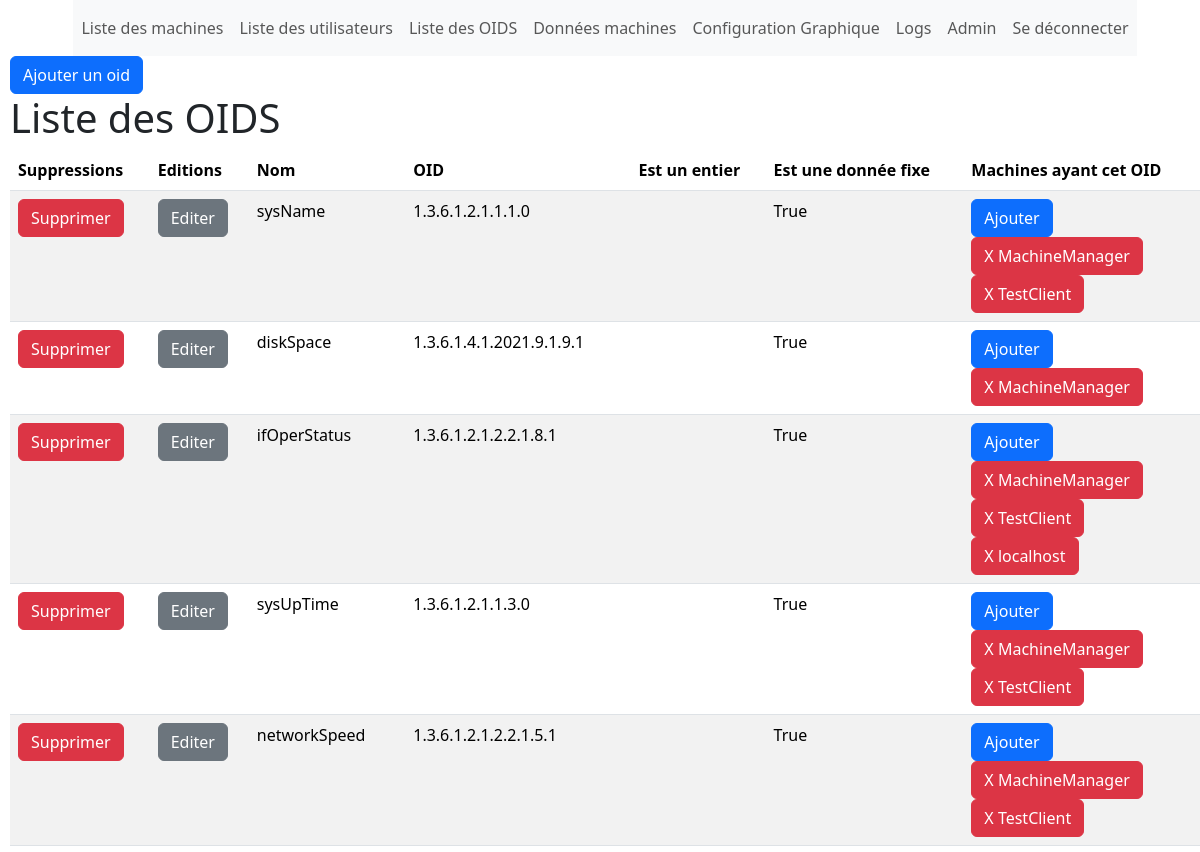
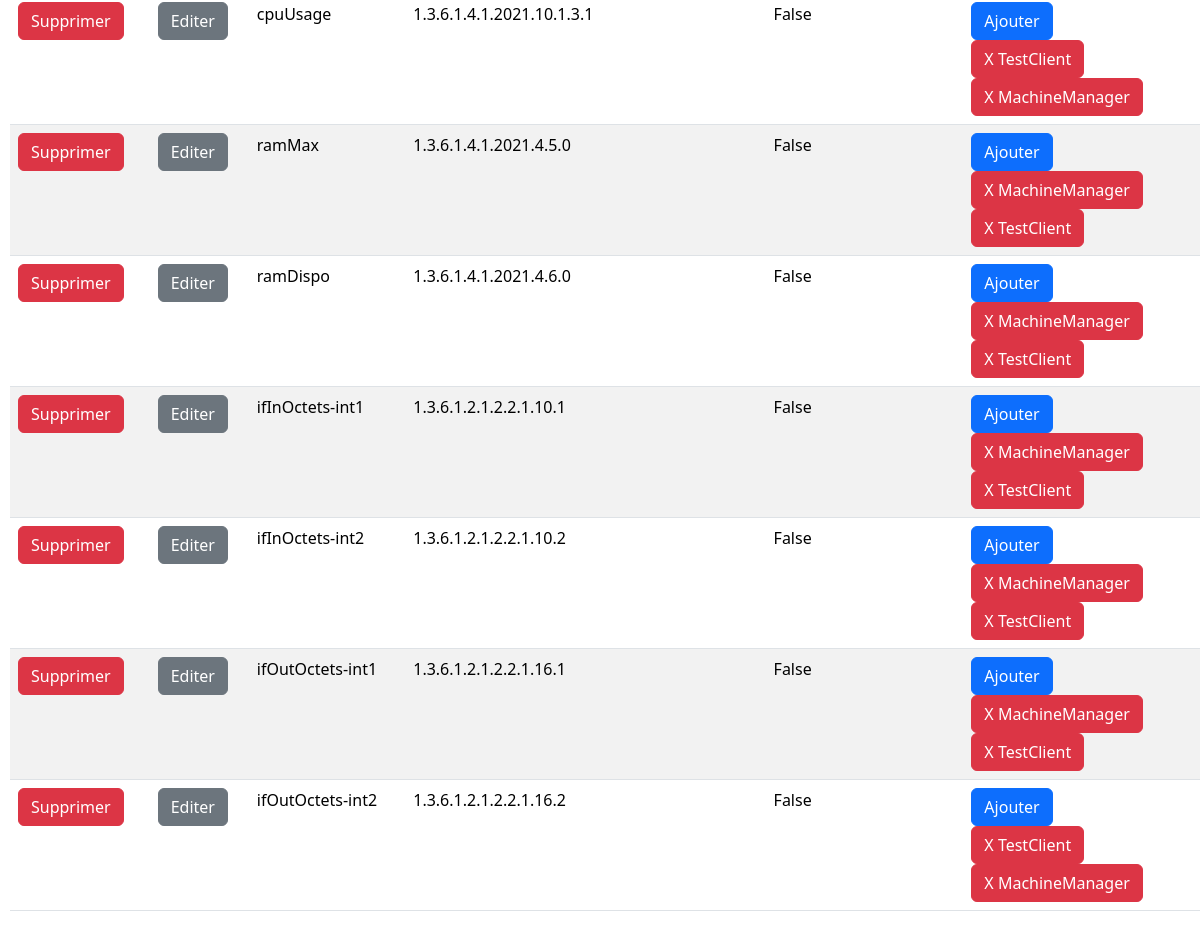
Screenshot of /menu_principal/oids (signed in) with the database file from the repository (2 pictures, top to bottom).
### configuration/models.py (models this page shows, shortened)
class OID(models.Model):
    name = models.CharField(max_length=255)
    oid = models.CharField(max_length=255)
    Donnee_fixe = models.BooleanField(default=False)
    def __str__(self):
        return self.name

class Machine_has_OID(models.Model):
    machine = models.ForeignKey(Machine, on_delete=models.CASCADE)
    OID = models.ForeignKey(OID, on_delete=models.CASCADE)

class Machine(models.Model):
    name = models.CharField(max_length=255)
    IPAdresse = models.GenericIPAddressField()
    port = models.IntegerField(default=161)
    SNMP_CHOICES = [
        ('1', 'Version 1'),
        ('2c', 'Version 2c'),
        ('3', 'Version 3')
    ]
    SNMPType = models.CharField(max_length=3, choices=SNMP_CHOICES, default='1')
    Community = models.CharField(max_length=255, default=None)
    def __str__(self):
        return self.name

### configuration/views.py (the view)
# urls.py: path('oids', views.liste_oids, name='liste_oids'),
@login_required
def liste_oids(request):
    oids = OID.objects.all()
    machines_oids = Machine_has_OID.objects.all()
    dictionary = {}
    for oid in oids :
        dictionary.update({oid: list(Machine_has_OID.objects.all().filter(OID=oid))})
    return render(request, 'liste_oids.html', {'oids': oids, 'dictionary': dictionary, 'machines_oids':machines_oids})

### configuration/templates/liste_oids.html (shortened to what this page needs)
{% include 'template.html' %}
<!DOCTYPE html>
<html lang="fr">
<head>
</head>
<body>
    <a class="btn btn-primary" href="{% url 'add_oid' %}">Ajouter un oid</a>
    <h1>Liste des OIDS</h1>
    <table class="table table-striped">
        <thead>
            <tr>
                <th scope="col" >Suppressions</th>
                <th scope="col" >Editions</th>
                <th scope="col" >Nom</th>
                <th scope="col" >OID</th>
                <th scope="col" >Est un entier</th>
                <th scope="col" >Est une donnée fixe</th>
                <th scope="col" >Machines ayant cet OID</th>
            </tr>
        </thead>
        <tbody>
        {% for key, values in dictionary.items %}
            <tr>
                    <td><a class="btn btn-danger" href="{% url 'delete_oid' key.id %}">Supprimer</a></td>
                    <td><a class="btn btn-secondary" href="{% url 'edit_oid' key.id %}">Editer</a></td>
                    <td>{{ key.name }}</td>
                    <td>{{ key.oid }}</td>
                    <td>{{ key.is_Integer }}</td>
                    <td>{{ key.Donnee_fixe }}</td>
                    <td>
                    <a class="btn btn-primary" href="{% url 'add_machine_has_OID' key %}">Ajouter</a></br>
                    {% for v in values %}
                        <a class="btn btn-danger" href="{% url 'delete_machine_has_OID' v.id %}">X  {{ v.machine }} </a><br>
                    {% endfor %}
                    </td>
            </tr>
         {% endfor %}
        </tbody>
    </table>
</body>
</html>

### configuration/templates/template.html (style rules this page uses)
body { margin-left: 10px; }

### rows the page displays
OID: name "sysName", oid "1.3.6.1.2.1.1.1.0", Donnee_fixe "True"
Machine_has_OID: machine "MachineManager"
Machine_has_OID: machine "TestClient"
OID: name "diskSpace", oid "1.3.6.1.4.1.2021.9.1.9.1", Donnee_fixe "True"
Machine_has_OID: machine "MachineManager"
OID: name "ifOperStatus", oid "1.3.6.1.2.1.2.2.1.8.1", Donnee_fixe "True"
Machine_has_OID: machine "MachineManager"
Machine_has_OID: machine "TestClient"
Machine_has_OID: machine "localhost"
OID: name "sysUpTime", oid "1.3.6.1.2.1.1.3.0", Donnee_fixe "True"
Machine_has_OID: machine "MachineManager"
Machine_has_OID: machine "TestClient"
OID: name "networkSpeed", oid "1.3.6.1.2.1.2.2.1.5.1", Donnee_fixe "True"
Machine_has_OID: machine "MachineManager"
Machine_has_OID: machine "TestClient"
OID: name "cpuUsage", oid "1.3.6.1.4.1.2021.10.1.3.1", Donnee_fixe "False"
Machine_has_OID: machine "TestClient"
Machine_has_OID: machine "MachineManager"
OID: name "ramMax", oid "1.3.6.1.4.1.2021.4.5.0", Donnee_fixe "False"
Machine_has_OID: machine "MachineManager"
Machine_has_OID: machine "TestClient"
OID: name "ramDispo", oid "1.3.6.1.4.1.2021.4.6.0", Donnee_fixe "False"
Machine_has_OID: machine "MachineManager"
Machine_has_OID: machine "TestClient"
OID: name "ifInOctets-int1", oid "1.3.6.1.2.1.2.2.1.10.1", Donnee_fixe "False"
Machine_has_OID: machine "MachineManager"
Machine_has_OID: machine "TestClient"
OID: name "ifInOctets-int2", oid "1.3.6.1.2.1.2.2.1.10.2", Donnee_fixe "False"
Machine_has_OID: machine "MachineManager"
Machine_has_OID: machine "TestClient"
OID: name "ifOutOctets-int1", oid "1.3.6.1.2.1.2.2.1.16.1", Donnee_fixe "False"
Machine_has_OID: machine "MachineManager"
Machine_has_OID: machine "TestClient"
OID: name "ifOutOctets-int2", oid "1.3.6.1.2.1.2.2.1.16.2", Donnee_fixe "False"
Machine_has_OID: machine "TestClient"
Machine_has_OID: machine "MachineManager"
